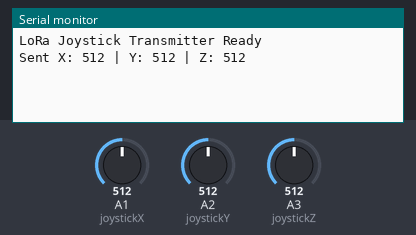
The sketch below on a simulated Arduino Uno, built with avr-gcc and run on an emulated ATmega328P. Parts: the last lines printed to the serial monitor. Inputs (shaded band) come from the test bench; at power-on: A1 (joystickX) = 512, A2 (joystickY) = 512, A3 (joystickZ) = 512. No radio packets arrive unless stated.

Above: at 1.2 s.
1.3 s: A1 (joystickX) set to 716
At 1.8 s:
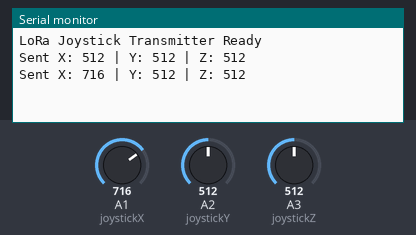
2.8 s: A2 (joystickY) set to 716
At 4.0 s:
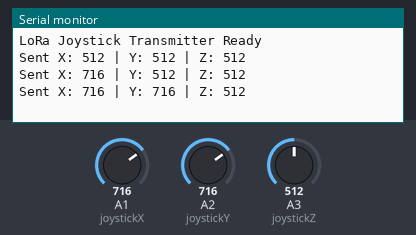
4.3 s: A3 (joystickZ) set to 716
At 5.1 s:
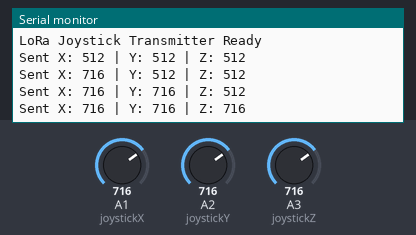
5.8 s: A1 (joystickX) set to 900
At 6.3 s:
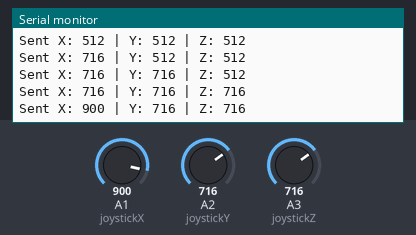
7.3 s: A2 (joystickY) set to 900
At 8.5 s:
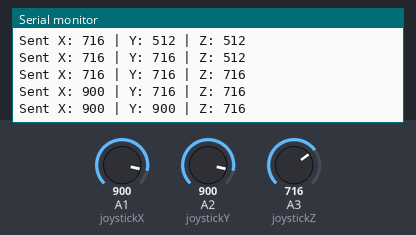
8.8 s: A3 (joystickZ) set to 900
At 9.6 s:
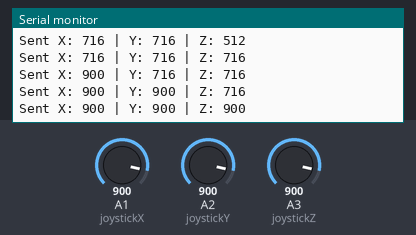
Timing chart, 0 to 11.3 s (numbered marks = the images above; inputs shaded):
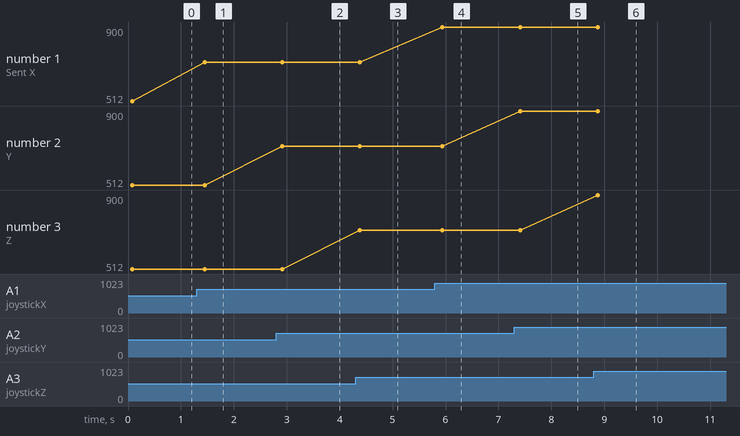

Measured:
- after the input at 1.3 s, the serial monitor: prints a new line after 0.15 s (image 1)
- after the input at 2.8 s, the serial monitor: prints a new line after 0.11 s (image 2)
- after the input at 4.3 s, the serial monitor: prints a new line after 0.08 s (image 3)
- after the input at 5.8 s, the serial monitor: prints a new line after 0.14 s (image 4)
- after the input at 7.3 s, the serial monitor: prints a new line after 0.11 s (image 5)
- after the input at 8.8 s, the serial monitor: prints a new line after 0.07 s (image 6)
- plotted number 1: 512 → 716 after the input at 1.3 s, 716 → 900 after the input at 5.8 s

The sketch:

transmitter.ino
```cpp
#include <SPI.h>
#include <LoRa.h>

// Joystick pins
const int joystickX = A1;
const int joystickY = A2;
const int joystickZ = A3;

// LoRa control pins
const int LORA_SS = 10;
const int LORA_RST = 9;
const int LORA_DIO0 = 2;

// Previous joystick values
int prevX = 550;
int prevY = 550;
int prevZ = 550;

// Minimum change required to send new data
const int threshold = 5;

void setup() {
  Serial.begin(9600);
  while (!Serial);

  LoRa.setPins(LORA_SS, LORA_RST, LORA_DIO0);
  if (!LoRa.begin(433E6)) {
    Serial.println("Starting LoRa failed!");
    while (1);
  }

  pinMode(joystickX, INPUT);
  pinMode(joystickY, INPUT);
  pinMode(joystickZ, INPUT);

  Serial.println("LoRa Joystick Transmitter Ready");
}

void loop() {
  int valX = analogRead(joystickX);
  int valY = analogRead(joystickY);
  int valZ = analogRead(joystickZ);

  bool changed = false;

  // Check for significant change
  if (abs(valX - prevX) > threshold) {
    prevX = valX;
    changed = true;
  }
  if (abs(valY - prevY) > threshold) {
    prevY = valY;
    changed = true;
  }
  if (abs(valZ - prevZ) > threshold) {
    prevZ = valZ;
    changed = true;
  }

  // Only send if any axis changed
  if (changed) {
    LoRa.beginPacket();
    LoRa.write(prevX >> 8); LoRa.write(prevX & 0xFF);
    LoRa.write(prevY >> 8); LoRa.write(prevY & 0xFF);
    LoRa.write(prevZ >> 8); LoRa.write(prevZ & 0xFF);
    LoRa.endPacket();

    Serial.print("Sent X: "); Serial.print(prevX);
    Serial.print(" | Y: "); Serial.print(prevY);
    Serial.print(" | Z: "); Serial.println(prevZ);
  }

  delay(100); // Adjust as needed for responsiveness
}
```
